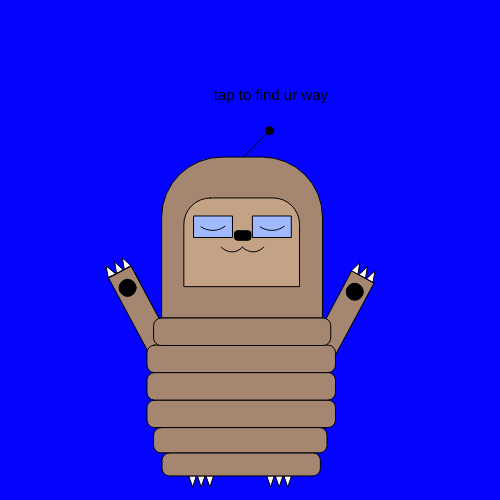
Frame 1 (no input)
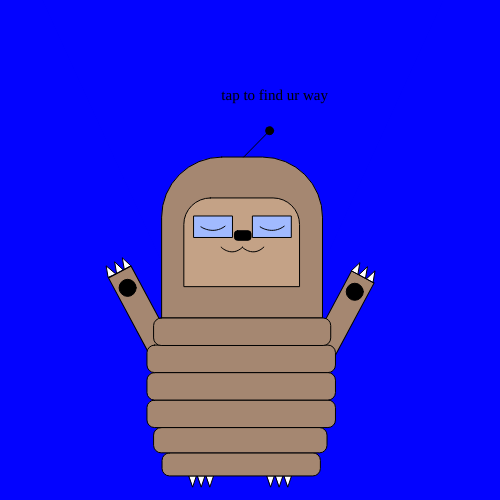
Frame 60 (no input)
Frame 120 (the mouse pressed at the canvas centre since frame 60): identical to frame 60, image omitted

The p5.js sketch that drew these frames (run headless with seeded random() and noise() and a simulated clock; from frame 60 on, the mouse is pressed at the canvas centre):

// p5.js sketch
// ── sketch.js

var r, g, b;
var r = 3;
var g = 3;
var b = 255;
var rO, r1, r2;
var rO = 0;
var r1 = 0;
var r2 = 0;

function setup() {
	// define artboard size
	createCanvas(500,500);
	// Set here the values that are not changing all over the sketch

	stroke(0);
	angleMode(DEGREES)

}

function draw() {
	background(3, 3, 255);

//light
	fill(r, g, b);

	strokeWeight(0);
	triangle(42.577, 0, 242.935, 440.686, 443.294, 0);

strokeWeight(1);
// Arms
	fill(165, 135, 113);
  push();
	translate(176.261, 350.498);
  rotate(151.83);
	rect(0, 0, 25.491, 95.89);
  pop();

	push();
	translate(328.8, 367.498);
 	rotate(-151.83);
	rect(0, 0, 25.491, 95.89);
	pop();

fill(0);
	ellipse(354.763, 291.789, 17.059);
	ellipse(127.64, 287.852, 17.059);


// feet
  fill(255);
  triangle(189.125, 475.992, 196.34, 475.992, 192.733, 486.778);
	triangle(197.721, 475.992, 204.936, 475.992, 201.328, 486.778);
	triangle(206.322, 475.992, 213.537, 475.992, 209.929, 486.778);
	triangle(267.067, 475.992, 274.282, 475.992, 270.674, 486.778);
	triangle(275.663, 475.992, 282.878, 475.992, 279.27, 486.778);
	triangle(284.264, 475.992, 291.479, 475.992, 287.871, 486.778);
// Hands Nails

	triangle(108.057, 277.098, 106.145, 265.887, 115.417, 273.692);
	triangle(116.534, 273.04, 114.622 , 261.829, 122.895, 269.634);
	triangle(124.217, 268.979, 122.305, 257.768, 130.577, 265.573);
	triangle(351.583, 270.51, 359.855, 262.704, 357.943, 273.916);
	triangle(359.165, 274.57, 367.438, 266.765, 365.526, 277.977 );
	triangle(366.743, 278.629, 375.015,270.823 , 373.103 , 282.035);
// Head
	fill(165, 135, 113);
	rect(161.622, 157.054, 160.87, 160.87, 60.113, 60.113, 0, 0);
	fill(196, 162, 134);
	rect(183.831, 197.952, 115.709, 88.699, 26.45, 26.45, 0, 0);
// Body
	fill(165, 135, 113);
  rect(162.036, 452.842, 158.35, 23.09, 7.535);
	rect(153.592, 427.555, 173.421, 25.288, 7.535);
	rect(146.966, 400.069, 188.491, 27.485, 7.535);
	rect(146.966, 372.584, 188.491, 27.485, 7.535);
	rect(146.966, 345.099, 188.491, 27.485, 7.535);
	rect(153.592, 318.003, 177.131, 27.485, 7.535);
// Rect eyes
	fill(161, 186, 255);
	rect(193.953, 215.997, 38.516, 21.492);
	rect(252.785, 215.997, 38.516, 21.492 );
// Nose
  fill(0);
	rect(234.422, 230.761, 16.606, 9.512, 3);

// eyes

strokeWeight(1);
noFill();
beginShape();
vertex(200.755, 226.743);
bezierVertex(200.755, 226.743, 212.888, 235.349, 225.02, 226.243);
endShape();
strokeWeight(1);
noFill();
beginShape();
vertex(259.91, 226.743);
bezierVertex(259.91, 226.743, 272.043 , 235.349 , 284.175, 226.243);
endShape();

// mouth
strokeWeight(1);
noFill();
beginShape();
vertex(220.936, 247.064 );
bezierVertex(220.936, 247.064, 231.813, 257.979, 242.69, 247.064);
endShape();
strokeWeight(1);
noFill();
beginShape();
vertex(242.091, 247.064);
bezierVertex(242.091, 247.064, 252.968 , 257.979 , 263.845, 247.064);
endShape();

//
line(243.688, 157.054, 267.445, 132.894);
fill(0);
ellipse(269.622, 130.68, 8);



strokeWeight(0);

textSize(15);
textAlign(RIGHT);
fill(rO, r1, r2);
text('tap to find ur way', 328 , 100);
textFont('Monaco');


}

function mouseClicked() {
  if (r == 3 && g == 3 && b == 255) {
 r = 255;
 g = 220;
 b = 20;
 rO = 255;
 r1 = 220;
 r2 = 20;
  } else {
    r = 3;
		g = 3;
		b = 255;
    rO = 0;
		r1 = 0;
		r2 = 0;

  }
}
